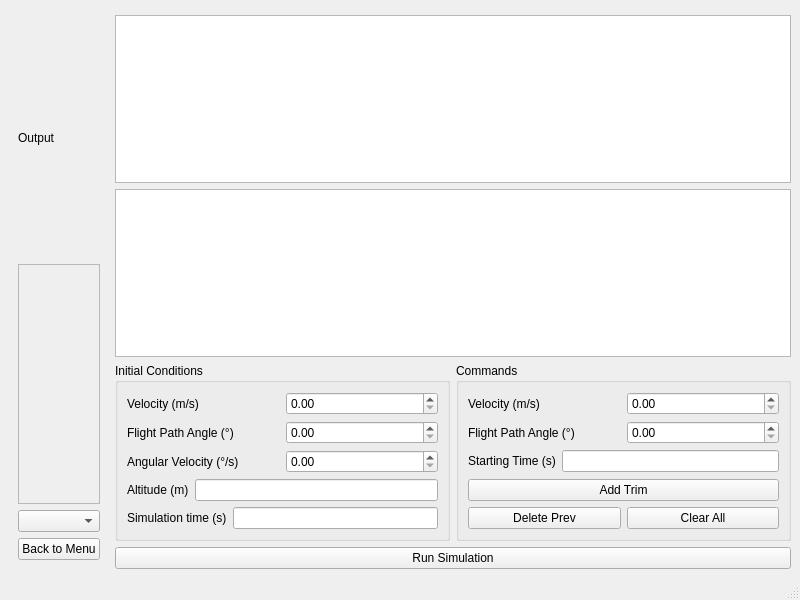
<?xml version="1.0" encoding="UTF-8"?>
<ui version="4.0">
 <class>MainWindow</class>
 <widget class="QMainWindow" name="MainWindow">
  <property name="geometry">
   <rect>
    <x>0</x>
    <y>0</y>
    <width>800</width>
    <height>600</height>
   </rect>
  </property>
  <property name="windowTitle">
   <string>MainWindow</string>
  </property>
  <widget class="QWidget" name="centralwidget">
   <layout class="QGridLayout" name="gridLayout">
    <item row="0" column="0">
     <widget class="QWidget" name="widget" native="true">
      <layout class="QVBoxLayout" name="verticalLayout_5">
       <item>
        <widget class="QLabel" name="label_9">
         <property name="text">
          <string>Output</string>
         </property>
        </widget>
       </item>
       <item>
        <widget class="QFrame" name="GraphOutput">
         <property name="frameShape">
          <enum>QFrame::StyledPanel</enum>
         </property>
         <property name="frameShadow">
          <enum>QFrame::Raised</enum>
         </property>
        </widget>
       </item>
       <item>
        <widget class="QComboBox" name="graph_selector"/>
       </item>
       <item>
        <widget class="QPushButton" name="pushButton">
         <property name="text">
          <string>Back to Menu</string>
         </property>
        </widget>
       </item>
      </layout>
     </widget>
    </item>
    <item row="0" column="1">
     <layout class="QVBoxLayout" name="verticalLayout_4">
      <item>
       <widget class="QWidget" name="movie" native="true"/>
      </item>
      <item>
       <layout class="QVBoxLayout" name="verticalLayout_3">
        <item>
         <widget class="QTableView" name="trim_input_table"/>
        </item>
        <item>
         <widget class="QTableView" name="trim_output_table"/>
        </item>
       </layout>
      </item>
      <item>
       <layout class="QHBoxLayout" name="horizontalLayout_10">
        <item>
         <widget class="QGroupBox" name="groupBox_3">
          <property name="title">
           <string>Initial Conditions</string>
          </property>
          <layout class="QGridLayout" name="gridLayout_3">
           <item row="0" column="0">
            <layout class="QVBoxLayout" name="verticalLayout_2">
             <item>
              <layout class="QHBoxLayout" name="horizontalLayout_4">
               <item>
                <widget class="QLabel" name="label_4">
                 <property name="text">
                  <string>Velocity (m/s)</string>
                 </property>
                </widget>
               </item>
               <item>
                <widget class="QDoubleSpinBox" name="init_vel"/>
               </item>
              </layout>
             </item>
             <item>
              <layout class="QHBoxLayout" name="horizontalLayout_5">
               <item>
                <widget class="QLabel" name="label_5">
                 <property name="text">
                  <string>Flight Path Angle (°)</string>
                 </property>
                </widget>
               </item>
               <item>
                <widget class="QDoubleSpinBox" name="init_gamma"/>
               </item>
              </layout>
             </item>
             <item>
              <layout class="QHBoxLayout" name="horizontalLayout_6">
               <item>
                <widget class="QLabel" name="label_6">
                 <property name="text">
                  <string>Angular Velocity (°/s)</string>
                 </property>
                </widget>
               </item>
               <item>
                <widget class="QDoubleSpinBox" name="init_angvel"/>
               </item>
              </layout>
             </item>
             <item>
              <layout class="QHBoxLayout" name="horizontalLayout_7">
               <item>
                <widget class="QLabel" name="label_7">
                 <property name="text">
                  <string>Altitude (m)</string>
                 </property>
                </widget>
               </item>
               <item>
                <widget class="QLineEdit" name="init_altitude"/>
               </item>
              </layout>
             </item>
             <item>
              <layout class="QHBoxLayout" name="horizontalLayout_8">
               <item>
                <widget class="QLabel" name="label_8">
                 <property name="text">
                  <string>Simulation time (s)</string>
                 </property>
                </widget>
               </item>
               <item>
                <widget class="QLineEdit" name="init_ttime"/>
               </item>
              </layout>
             </item>
            </layout>
           </item>
          </layout>
         </widget>
        </item>
        <item>
         <widget class="QGroupBox" name="groupBox">
          <property name="title">
           <string>Commands</string>
          </property>
          <layout class="QGridLayout" name="gridLayout_2">
           <item row="0" column="0">
            <layout class="QVBoxLayout" name="verticalLayout">
             <item>
              <layout class="QHBoxLayout" name="horizontalLayout">
               <item>
                <widget class="QLabel" name="label">
                 <property name="text">
                  <string>Velocity (m/s)</string>
                 </property>
                </widget>
               </item>
               <item>
                <widget class="QDoubleSpinBox" name="trim_vel"/>
               </item>
              </layout>
             </item>
             <item>
              <layout class="QHBoxLayout" name="horizontalLayout_2">
               <item>
                <widget class="QLabel" name="label_2">
                 <property name="text">
                  <string>Flight Path Angle (°)</string>
                 </property>
                </widget>
               </item>
               <item>
                <widget class="QDoubleSpinBox" name="trim_gamma"/>
               </item>
              </layout>
             </item>
             <item>
              <layout class="QHBoxLayout" name="horizontalLayout_3">
               <item>
                <widget class="QLabel" name="label_3">
                 <property name="text">
                  <string>Starting Time (s)</string>
                 </property>
                </widget>
               </item>
               <item>
                <widget class="QLineEdit" name="trim_tstart"/>
               </item>
              </layout>
             </item>
             <item>
              <spacer name="verticalSpacer">
               <property name="orientation">
                <enum>Qt::Vertical</enum>
               </property>
               <property name="sizeHint" stdset="0">
                <size>
                 <width>20</width>
                 <height>40</height>
                </size>
               </property>
              </spacer>
             </item>
             <item>
              <widget class="QPushButton" name="add_trim">
               <property name="text">
                <string>Add Trim</string>
               </property>
              </widget>
             </item>
             <item>
              <layout class="QHBoxLayout" name="horizontalLayout_9">
               <item>
                <widget class="QPushButton" name="del_prev_trim">
                 <property name="text">
                  <string>Delete Prev</string>
                 </property>
                </widget>
               </item>
               <item>
                <widget class="QPushButton" name="clear_trims">
                 <property name="text">
                  <string>Clear All</string>
                 </property>
                </widget>
               </item>
              </layout>
             </item>
            </layout>
           </item>
          </layout>
         </widget>
        </item>
       </layout>
      </item>
      <item>
       <widget class="QPushButton" name="run_simulation">
        <property name="text">
         <string>Run Simulation</string>
        </property>
       </widget>
      </item>
     </layout>
    </item>
   </layout>
  </widget>
  <widget class="QStatusBar" name="statusbar"/>
 </widget>
 <resources/>
 <connections/>
</ui>
